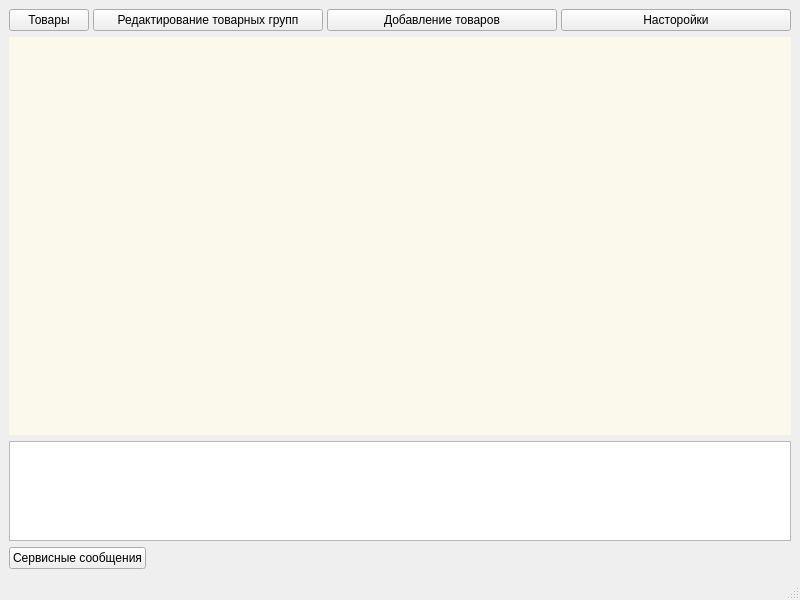
<?xml version="1.0" encoding="UTF-8"?>
<ui version="4.0">
 <class>MainWindow</class>
 <widget class="QMainWindow" name="MainWindow">
  <property name="geometry">
   <rect>
    <x>0</x>
    <y>0</y>
    <width>800</width>
    <height>600</height>
   </rect>
  </property>
  <property name="windowTitle">
   <string>Shop Assistant</string>
  </property>
  <widget class="QWidget" name="centralwidget">
   <layout class="QGridLayout" name="gridLayout">
    <item row="0" column="0">
     <layout class="QVBoxLayout" name="verticalLayout">
      <item>
       <layout class="QHBoxLayout" name="menuBar_layout">
        <property name="spacing">
         <number>4</number>
        </property>
        <item>
         <widget class="QPushButton" name="Products_btn">
          <property name="sizePolicy">
           <sizepolicy hsizetype="Fixed" vsizetype="Fixed">
            <horstretch>0</horstretch>
            <verstretch>0</verstretch>
           </sizepolicy>
          </property>
          <property name="text">
           <string>Товары</string>
          </property>
         </widget>
        </item>
        <item>
         <widget class="QPushButton" name="editProdGroup">
          <property name="text">
           <string>Редактирование товарных групп</string>
          </property>
         </widget>
        </item>
        <item>
         <widget class="QPushButton" name="add_Products">
          <property name="text">
           <string>Добавление товаров</string>
          </property>
         </widget>
        </item>
        <item>
         <widget class="QPushButton" name="pushButton_4">
          <property name="text">
           <string>Насторойки</string>
          </property>
         </widget>
        </item>
       </layout>
      </item>
     </layout>
    </item>
    <item row="1" column="0">
     <layout class="QVBoxLayout" name="verticalLayout_3">
      <item>
       <widget class="QMdiArea" name="mdiArea">
        <property name="verticalScrollBarPolicy">
         <enum>Qt::ScrollBarAlwaysOff</enum>
        </property>
        <property name="horizontalScrollBarPolicy">
         <enum>Qt::ScrollBarAlwaysOff</enum>
        </property>
        <property name="background">
         <brush brushstyle="SolidPattern">
          <color alpha="255">
           <red>250</red>
           <green>249</green>
           <blue>235</blue>
          </color>
         </brush>
        </property>
        <property name="viewMode">
         <enum>QMdiArea::SubWindowView</enum>
        </property>
        <property name="tabsClosable">
         <bool>false</bool>
        </property>
        <property name="tabPosition">
         <enum>QTabWidget::South</enum>
        </property>
       </widget>
      </item>
      <item>
       <widget class="QTextBrowser" name="serviceMessages">
        <property name="sizePolicy">
         <sizepolicy hsizetype="Expanding" vsizetype="Fixed">
          <horstretch>0</horstretch>
          <verstretch>0</verstretch>
         </sizepolicy>
        </property>
        <property name="maximumSize">
         <size>
          <width>16777215</width>
          <height>100</height>
         </size>
        </property>
       </widget>
      </item>
     </layout>
    </item>
    <item row="2" column="0">
     <widget class="QPushButton" name="servMessages_btn">
      <property name="sizePolicy">
       <sizepolicy hsizetype="Fixed" vsizetype="Fixed">
        <horstretch>0</horstretch>
        <verstretch>0</verstretch>
       </sizepolicy>
      </property>
      <property name="text">
       <string>Сервисные сообщения</string>
      </property>
     </widget>
    </item>
   </layout>
  </widget>
  <widget class="QStatusBar" name="statusbar"/>
 </widget>
 <resources/>
 <connections>
  <connection>
   <sender>servMessages_btn</sender>
   <signal>clicked()</signal>
   <receiver>MainWindow</receiver>
   <slot>show_hide_servMes()</slot>
   <hints>
    <hint type="sourcelabel">
     <x>114</x>
     <y>555</y>
    </hint>
    <hint type="destinationlabel">
     <x>178</x>
     <y>538</y>
    </hint>
   </hints>
  </connection>
  <connection>
   <sender>editProdGroup</sender>
   <signal>clicked()</signal>
   <receiver>MainWindow</receiver>
   <slot>create_editProdGroup()</slot>
   <hints>
    <hint type="sourcelabel">
     <x>172</x>
     <y>27</y>
    </hint>
    <hint type="destinationlabel">
     <x>274</x>
     <y>5</y>
    </hint>
   </hints>
  </connection>
  <connection>
   <sender>Products_btn</sender>
   <signal>clicked()</signal>
   <receiver>MainWindow</receiver>
   <slot>create_productTable()</slot>
   <hints>
    <hint type="sourcelabel">
     <x>40</x>
     <y>28</y>
    </hint>
    <hint type="destinationlabel">
     <x>5</x>
     <y>36</y>
    </hint>
   </hints>
  </connection>
  <connection>
   <sender>add_Products</sender>
   <signal>clicked()</signal>
   <receiver>MainWindow</receiver>
   <slot>create_addProducts()</slot>
   <hints>
    <hint type="sourcelabel">
     <x>382</x>
     <y>22</y>
    </hint>
    <hint type="destinationlabel">
     <x>457</x>
     <y>3</y>
    </hint>
   </hints>
  </connection>
 </connections>
 <slots>
  <slot>create_editProdGroup()</slot>
  <slot>show_hide_servMes()</slot>
  <slot>create_productTable()</slot>
  <slot>create_addProducts()</slot>
 </slots>
</ui>
